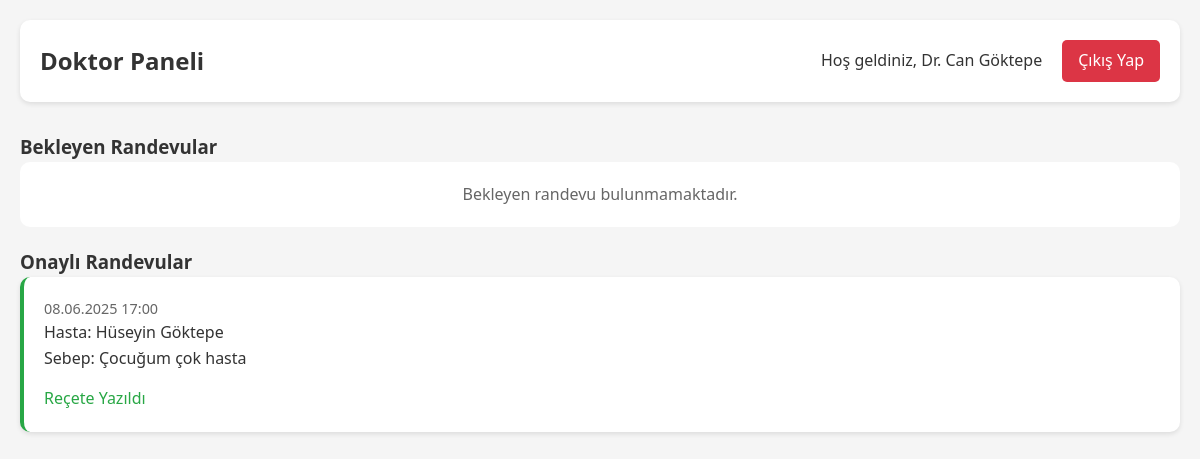
/doctor/dashboard (signed in), run on the app's committed database.
### Proje/models.py (models this page shows, shortened)
class User(UserMixin, db.Model):
    id = db.Column(db.Integer, primary_key=True)
    username = db.Column(db.String(64), unique=True, nullable=False)
    first_name = db.Column(db.String(30), nullable=False)
    last_name = db.Column(db.String(30), nullable=False)
    password_hash = db.Column(db.String(128))
    role = db.Column(db.String(20), nullable=False)

class Appointment(db.Model):
    id = db.Column(db.Integer, primary_key=True)
    patient_id = db.Column(db.Integer, db.ForeignKey('patient.id'), nullable=False)
    doctor_id = db.Column(db.Integer, db.ForeignKey('doctor.id'), nullable=False)
    date_time = db.Column(db.DateTime, nullable=False)
    reason = db.Column(db.String(200))
    status = db.Column(db.String(20), default='pending')  # 'pending', 'confirmed', 'cancelled'
    prescription = db.relationship('Prescription', backref='appointment', uselist=False)

### Proje/routes/doctor.py (the view)
@doctor_bp.route('/dashboard')
@login_required
def dashboard():
    doctor = Doctor.query.filter_by(user_id=current_user.id).first()
    pending_appointments = Appointment.query.filter_by(doctor_id=doctor.id, status='pending').all()
    confirmed_appointments = Appointment.query.filter_by(doctor_id=doctor.id, status='confirmed').all()
    return render_template('doctor/dashboard.html',
                           pending_appointments=pending_appointments,
                           confirmed_appointments=confirmed_appointments)

### Proje/templates/doctor/dashboard.html (shortened to what this page needs)
<!doctype html>
<html lang="tr">
<head>
    <link rel="stylesheet" href="{{ url_for('static', filename='css/dashboard.css') }}">
</head>
<body>
    <div class="container">
        <header class="dashboard-header">
            <h2>Doktor Paneli</h2>
            <div class="user-info">
                <span>Hoş geldiniz, Dr. {{ current_user.username }}</span>
                <a href="{{ url_for('auth.logout') }}" class="logout-btn">Çıkış Yap</a>
            </div>
        </header>
        <div class="appointments-section">
            <div class="pending-appointments">
                <h3>Bekleyen Randevular</h3>
                {% if pending_appointments %}
                    {% for app in pending_appointments %}
                        <div class="appointment-card pending">
                            <div class="appointment-info">
                                <p class="date">{{ app.date_time.strftime('%d.%m.%Y %H:%M') }}</p>
                                <p class="patient-name">Hasta: {{ app.patient.user.username }}</p>
                                <p class="reason">Sebep: {{ app.reason }}</p>
                            </div>
                            <div class="appointment-actions">
                                <form method="POST" action="{{ url_for('doctor.handle_appointment', appointment_id=app.id, action='accept') }}">
                                    <button type="submit" class="btn accept">Onayla</button>
                                </form>
                                <form method="POST" action="{{ url_for('doctor.handle_appointment', appointment_id=app.id, action='reject') }}">
                                    <button type="submit" class="btn reject">Reddet</button>
                                </form>
                            </div>
                        </div>
                    {% endfor %}
                {% else %}
                    <p class="no-appointments">Bekleyen randevu bulunmamaktadır.</p>
                {% endif %}
            </div>
            <div class="confirmed-appointments">
                <h3>Onaylı Randevular</h3>
                {% if confirmed_appointments %}
                    {% for app in confirmed_appointments %}
                        <div class="appointment-card confirmed">
                            <div class="appointment-info">
                                <p class="date">{{ app.date_time.strftime('%d.%m.%Y %H:%M') }}</p>
                                <p class="patient-name">Hasta: {{ app.patient.user.username }}</p>
                                <p class="reason">Sebep: {{ app.reason }}</p>
                            </div>
                            <div class="prescription-section">
                                {% if not app.prescription %}
                                    <a href="{{ url_for('doctor.write_prescription', appointment_id=app.id) }}" class="btn write-prescription">Reçete Yaz</a>
                                {% else %}
                                    <span class="prescription-written">Reçete Yazıldı</span>
                                {% endif %}
                            </div>
                        </div>
                    {% endfor %}
                {% else %}
                    <p class="no-appointments">Onaylı randevu bulunmamaktadır.</p>
                {% endif %}
            </div>
        </div>
    </div>
</body>
</html>

### Proje/static/css/dashboard.css (style rules this page uses)
* { margin: 0; padding: 0; box-sizing: border-box; }
body { font-family: 'Segoe UI', Arial, sans-serif; background-color: #f5f5f5; color: #333; line-height: 1.6; }
.container { max-width: 1200px; margin: 0 auto; padding: 20px; }
.dashboard-header { display: flex; justify-content: space-between; align-items: center; background: white; padding: 20px; border-radius: 10px; box-shadow: 0 2px 5px rgba(0,0,0,0.1); margin-bottom: 30px; }
.user-info { display: flex; align-items: center; gap: 20px; }
.logout-btn { background: #dc3545; color: white; padding: 8px 16px; border-radius: 5px; text-decoration: none; transition: background-color 0.3s; }
.appointments-section { display: grid; gap: 20px; }
.appointment-card { background: white; border-radius: 10px; padding: 20px; box-shadow: 0 2px 5px rgba(0,0,0,0.1); }
.appointment-card.confirmed { border-left: 4px solid #28a745; }
.appointment-info { margin-bottom: 15px; }
.date { color: #666; font-size: 0.9em; }
.prescription-written { color: #28a745; font-weight: 500; }
.no-appointments { text-align: center; padding: 20px; background: white; border-radius: 10px; color: #666; }

### data on the page
User: username "Can Göktepe"
Appointment: date_time "08.06.2025 17:00", patient.user.username "Hüseyin Göktepe", reason "Çocuğum çok hasta"
